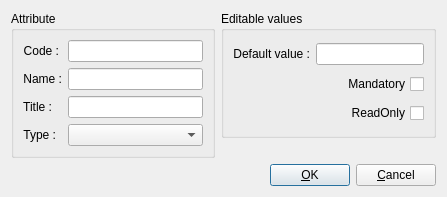
<?xml version="1.0" encoding="UTF-8"?>
<ui version="4.0">
 <class>kkscatattr_editor</class>
 <widget class="QDialog" name="kkscatattr_editor">
  <property name="geometry">
   <rect>
    <x>0</x>
    <y>0</y>
    <width>447</width>
    <height>180</height>
   </rect>
  </property>
  <property name="windowTitle">
   <string>Attribute in category</string>
  </property>
  <layout class="QGridLayout">
   <item row="0" column="0" rowspan="2">
    <widget class="QGroupBox" name="gbAttribute">
     <property name="sizePolicy">
      <sizepolicy hsizetype="MinimumExpanding" vsizetype="MinimumExpanding">
       <horstretch>0</horstretch>
       <verstretch>0</verstretch>
      </sizepolicy>
     </property>
     <property name="title">
      <string>Attribute</string>
     </property>
     <layout class="QGridLayout">
      <item row="0" column="0">
       <widget class="QLabel" name="lCode">
        <property name="sizePolicy">
         <sizepolicy hsizetype="Fixed" vsizetype="Fixed">
          <horstretch>0</horstretch>
          <verstretch>0</verstretch>
         </sizepolicy>
        </property>
        <property name="text">
         <string>Code :</string>
        </property>
        <property name="alignment">
         <set>Qt::AlignRight|Qt::AlignTrailing|Qt::AlignVCenter</set>
        </property>
       </widget>
      </item>
      <item row="0" column="1">
       <widget class="QLineEdit" name="lECode"/>
      </item>
      <item row="1" column="0">
       <widget class="QLabel" name="lName">
        <property name="sizePolicy">
         <sizepolicy hsizetype="Fixed" vsizetype="Fixed">
          <horstretch>0</horstretch>
          <verstretch>0</verstretch>
         </sizepolicy>
        </property>
        <property name="text">
         <string>Name :</string>
        </property>
        <property name="alignment">
         <set>Qt::AlignRight|Qt::AlignTrailing|Qt::AlignVCenter</set>
        </property>
       </widget>
      </item>
      <item row="1" column="1">
       <widget class="QLineEdit" name="lEName"/>
      </item>
      <item row="2" column="0">
       <widget class="QLabel" name="lTitle">
        <property name="sizePolicy">
         <sizepolicy hsizetype="Fixed" vsizetype="Fixed">
          <horstretch>0</horstretch>
          <verstretch>0</verstretch>
         </sizepolicy>
        </property>
        <property name="text">
         <string>Title :</string>
        </property>
        <property name="alignment">
         <set>Qt::AlignRight|Qt::AlignTrailing|Qt::AlignVCenter</set>
        </property>
       </widget>
      </item>
      <item row="2" column="1">
       <widget class="QLineEdit" name="lETitle"/>
      </item>
      <item row="3" column="0">
       <widget class="QLabel" name="lType">
        <property name="sizePolicy">
         <sizepolicy hsizetype="Fixed" vsizetype="Fixed">
          <horstretch>0</horstretch>
          <verstretch>0</verstretch>
         </sizepolicy>
        </property>
        <property name="text">
         <string>Type :</string>
        </property>
        <property name="alignment">
         <set>Qt::AlignRight|Qt::AlignTrailing|Qt::AlignVCenter</set>
        </property>
       </widget>
      </item>
      <item row="3" column="1">
       <widget class="QComboBox" name="cbType">
        <property name="sizePolicy">
         <sizepolicy hsizetype="MinimumExpanding" vsizetype="Fixed">
          <horstretch>0</horstretch>
          <verstretch>0</verstretch>
         </sizepolicy>
        </property>
        <property name="sizeAdjustPolicy">
         <enum>QComboBox::AdjustToMinimumContentsLength</enum>
        </property>
       </widget>
      </item>
     </layout>
    </widget>
   </item>
   <item row="0" column="1">
    <widget class="QGroupBox" name="gbEditableVals">
     <property name="sizePolicy">
      <sizepolicy hsizetype="MinimumExpanding" vsizetype="MinimumExpanding">
       <horstretch>0</horstretch>
       <verstretch>0</verstretch>
      </sizepolicy>
     </property>
     <property name="title">
      <string>Editable values</string>
     </property>
     <layout class="QGridLayout">
      <item row="0" column="0">
       <widget class="QLabel" name="lDefValue">
        <property name="sizePolicy">
         <sizepolicy hsizetype="Fixed" vsizetype="Preferred">
          <horstretch>0</horstretch>
          <verstretch>0</verstretch>
         </sizepolicy>
        </property>
        <property name="text">
         <string>Default value :</string>
        </property>
        <property name="alignment">
         <set>Qt::AlignRight|Qt::AlignTrailing|Qt::AlignVCenter</set>
        </property>
       </widget>
      </item>
      <item row="0" column="1">
       <widget class="QLineEdit" name="lEDefVal"/>
      </item>
      <item row="1" column="0" colspan="2">
       <widget class="QCheckBox" name="chMandatory">
        <property name="layoutDirection">
         <enum>Qt::RightToLeft</enum>
        </property>
        <property name="text">
         <string>Mandatory</string>
        </property>
       </widget>
      </item>
      <item row="2" column="0" colspan="2">
       <widget class="QCheckBox" name="chReadOnly">
        <property name="layoutDirection">
         <enum>Qt::RightToLeft</enum>
        </property>
        <property name="text">
         <string>ReadOnly</string>
        </property>
       </widget>
      </item>
     </layout>
    </widget>
   </item>
   <item row="1" column="1">
    <spacer>
     <property name="orientation">
      <enum>Qt::Horizontal</enum>
     </property>
     <property name="sizeHint" stdset="0">
      <size>
       <width>191</width>
       <height>20</height>
      </size>
     </property>
    </spacer>
   </item>
   <item row="2" column="0" colspan="2">
    <layout class="QHBoxLayout">
     <item>
      <spacer>
       <property name="orientation">
        <enum>Qt::Horizontal</enum>
       </property>
       <property name="sizeHint" stdset="0">
        <size>
         <width>40</width>
         <height>20</height>
        </size>
       </property>
      </spacer>
     </item>
     <item>
      <widget class="QPushButton" name="pbOK">
       <property name="text">
        <string>&amp;OK</string>
       </property>
      </widget>
     </item>
     <item>
      <widget class="QPushButton" name="pbCancel">
       <property name="text">
        <string>&amp;Cancel</string>
       </property>
      </widget>
     </item>
    </layout>
   </item>
  </layout>
 </widget>
 <resources/>
 <connections/>
</ui>
